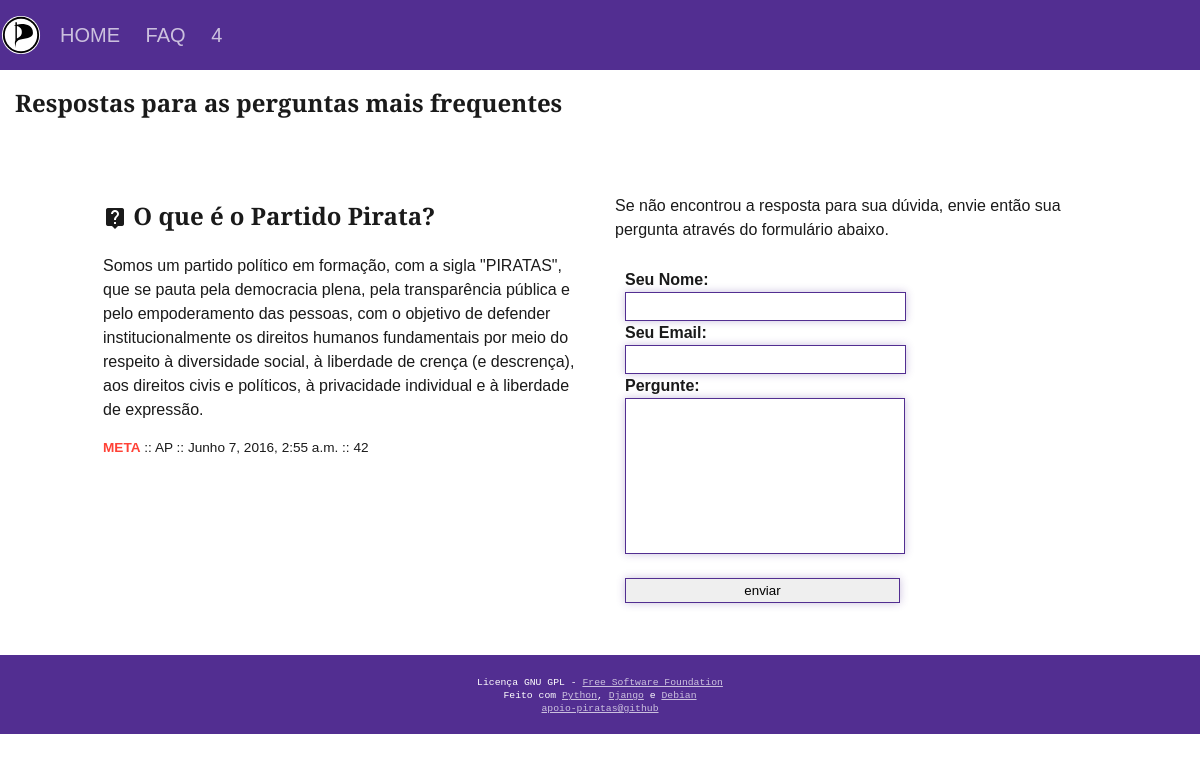
/faqs/4/, run on the app's committed database.
### faqs/models.py (models this page shows, shortened)
class Question(models.Model):
    PENDING  = 'PE'
    APPROVED = 'AP'
    QUESTION_STATUS = ( (PENDING, 'Pending'), (APPROVED, 'Approved'), )
    question_text   = models.CharField(max_length=200)
    question_email  = models.CharField(max_length=200)
    question_status = models.CharField(max_length=2, choices=QUESTION_STATUS, default=PENDING)
    pub_date        = models.DateTimeField('date published')

class Answer(models.Model):
    question     = models.ForeignKey(Question, on_delete=models.CASCADE)
    answer_text  = models.TextField()
    answer_vote  = models.PositiveIntegerField(default=0, validators=[MaxValueValidator(100),])
    pub_date     = models.DateTimeField('date published')

### faqs/views.py (the view)
# urls.py: url(r'^(?P<question_id>[0-9]+)/$', views.detail, name='detail'),
def detail(request, question_id):
    form = AskForm()
    try:
        question = Question.objects.get(pk=question_id)
        answer   = Answer.objects.get(question_id=question.id)
    except Question.DoesNotExist:
        raise Http404("Essa pergunta não foi feita ou ainda não foi respondida.")
    return render(request, 'faqs/detail.html', {'question': question, 'answer': answer, 'form': form})

### faqs/forms.py
class AskForm(forms.Form):
    your_name   = forms.CharField(label='Seu Nome', max_length=200)
    your_email  = forms.CharField(label='Seu Email', max_length=200)
    status      = 'PE'
    comment     = forms.CharField(label='Pergunte', widget=forms.Textarea)

### faqs/templates/faqs/detail.html (shortened to what this page needs)
{% load staticfiles %}
<!DOCTYPE html>
<html lang="en">
<head>
    <link href='https://www.google.com/fonts/specimen/Open+Sans' rel='stylesheet' type='text/css' />
    <link href='https://www.google.com/fonts#UsePlace:use/Collection:Droid+Sans+Mono' rel='stylesheet' type='text/css' />
    <link rel="stylesheet" href="{% static "helpers.min.css" %}" />
    <link rel="stylesheet" href="{% static "piratas.css" %}" />
</head>
<body text="line-1.5 gray-90" layout="no-margin">
    <nav layout="" text="upper big" text="navy white line-1" links="hover-white fadeIn">
        <div>
            <a href="/">HOME</a>
            <a href="/faqs">FAQ</a>
            <a href="/faqs/{{ question.id }}">{{question.id }}</a>
        </div>
    </nav>
    <h2 layout="margin-15">Respostas para as perguntas mais frequentes</h2>
    <section layout="center fix">
        <div layout="half left" ontablet="full-width" onmobile="full-width">
             <h1 layout="h-margin-15">
                <i class="material-icons" style="vertical-align: middle;">live_help</i>
                {{ question.question_text }}
            </h1>
            <p layout="h-margin-15">{{ answer.answer_text }}</p>
            <p text="small" layout="h-margin-15">
                <span text='red bolder'>META</span> :: {{ question.question_status }} :: {{ answer.pub_date }} :: {{ answer.answer_vote }}
            </p>
        </div>
        <div layout="half right" ontablet="full-width" onmobile="full-width">
           <p layout="h-margin-15">
             Se não encontrou a resposta para sua dúvida, envie então sua pergunta através
             do formulário abaixo.
            </p>
            <div layout='table'>
                <form action="{% url 'faqs:thanks' %}" method="post" layout="h-margin-15">
                    {{ form }}
                    <br>
                    <input type="submit" value="enviar" />
             </form>
            </div>
        </div>
    </section>
{% include "footer.html" %}

### inc/piratas.css (style rules this page uses)
body { font-family: 'Droid Sans', sans-serif; }
a { transition: color linear .12s, opacity linear .12s }
nav { background: url("logo.pirata.svg"); background-repeat: no-repeat; background-position: left center; background-size: 42px 42px; background-color: #522E91; padding: 20px 0; }
nav div { margin-left: 60px; background-color: #522E91; }
nav a[href] { display: inline; margin-right: 20px; color: #fff; text-decoration: none; }
h1, h2, h3, h4, h5, h6 { font-family: 'Droid Serif', sans-serif; }
section { max-width: 1024px; }
section:first-of-type { padding: 95px 0; }
section:last-of-type { padding: 42px 0; }
form { margin: auto; position: relative; line-height: 24px; font-weight: bold; padding: 10px; }
form input { width: 275px; max-width: 475px; display: block; border: 1px solid #522E91; height: 25px; -webkit-box-shadow: 0px 0px 8px rgba(82, 46, 145, 0.3); -moz-box-shadow: 0px 0px 8px rgba(82, 46, 145, 0.3); box-shadow: 0px 0px 8px rgba(82, 46, 145, 0.3); }
form textarea { width: 274px; max-width: 474px; height: 150px; display: block; border: 1px solid #522E91; -webkit-box-shadow: 0px 0px 8px rgba(82, 46, 145, 0.3); -moz-box-shadow: 0px 0px 8px rgba(82, 46, 145, 0.3); box-shadow: 0px 0px 8px rgba(82, 46, 145, 0.3); resize: none; }

### data on the page
Question: id "4", question_text "O que é o Partido Pirata?", question_status "AP"
Answer: answer_text "Somos um partido político em formação, com a sigla \"PIRATAS\", que se pauta pela democracia plena, pela transparência pública e pelo empoderamento das pessoas, com o objetivo de defender institucionalmente os direitos humanos fundamentais por meio do respeito à diversidade social, à liberdade de crença (e descrença), aos direitos civis e políticos, à privacidade individual e à liberdade de expressão.", pub_date "Junho 7, 2016, 2:55 a.m.", answer_vote "42"
